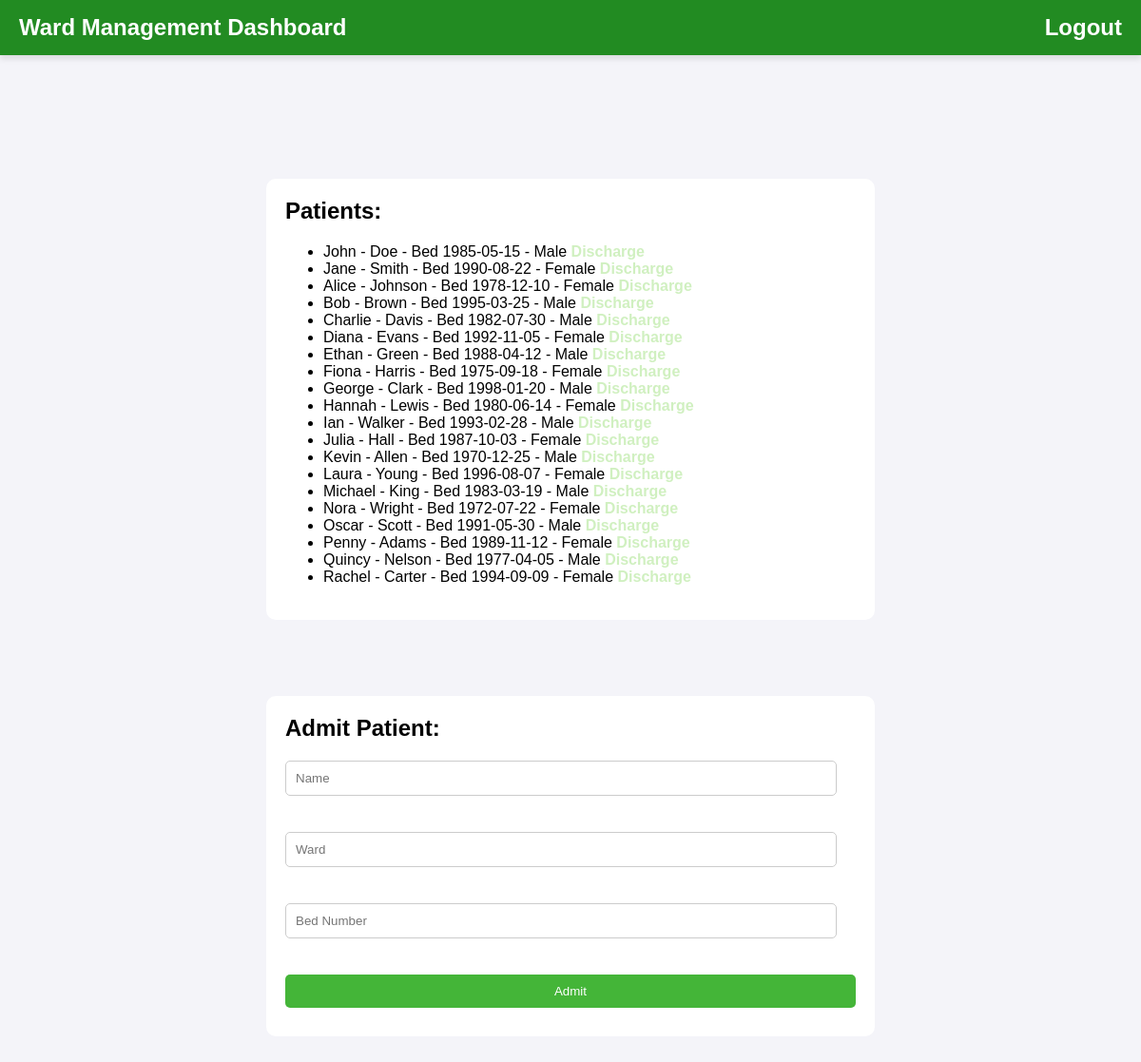
/dashboard, run on the app's committed database.
### tables this page shows
CREATE TABLE "Patients" (
	"PatientID"	INTEGER,
	"FirstName"	TEXT NOT NULL,
	"LastName"	TEXT NOT NULL,
	"DateOfBirth"	DATE NOT NULL,
	"Gender"	INTEGER CHECK("Gender" IN ('Male', 'Female', 'Other')),
	"ContactNumber"	INTEGER,
	"EmergencyContact"	INTEGER,
	"Address"	TEXT,
	PRIMARY KEY("PatientID" AUTOINCREMENT)
);

### app.py (the view)
@app.route('/dashboard')
def dashboard():
    patients = query_db('SELECT * FROM patients')
    return render_template('dashboard.html', patients=patients)

### app.py (called while the page is built)
def query_db(query, args=(), one=False):
    with sqlite3.connect(DB_PATH) as conn:
        cur = conn.execute(query, args)
        rv = cur.fetchall()
        return (rv[0] if rv else None) if one else rv

### templates/dashboard.html (shortened to what this page needs)
<!DOCTYPE html>
<html>
<head>
</head>
<body>
<header>
  <div class="page-title">Ward Management Dashboard</div>
<a href="/logout" class="button" style="float: right; color: white;">Logout</a>
</header>
<div class="main-container">
<div class="form-container">
<h2>Patients:</h2>
<ul>
  {% for patient in patients %}
  <li>{{ patient[1] }} - {{ patient[2] }} - Bed {{ patient[3] }} - {{ patient[4] }}
    <a href="/discharge/{{ patient[0] }}">Discharge</a>
  </li>
  {% endfor %}
</ul>
</div>
<div class="form-container">
<h2>Admit Patient:</h2>
<form method="POST" action="/admit">
  <input type="text" name="name" placeholder="Name" required><br>
  <input type="text" name="ward" placeholder="Ward" required><br>
  <input type="number" name="bed" placeholder="Bed Number" required><br>
  <button type="submit">Admit</button>
</form>
</div>
</div>
</body>
</html>

### templates/dashboard.html (style rules this page uses)
body { font-family: Arial, Helvetica, sans-serif; margin: 0; padding: 0; background-color: #f4f4f9; }
header { background-color: forestgreen; color: white; padding: 15px 20px; display: flex; justify-content: space-between; align-items: center; font-size: 24px; font-weight: bold; box-shadow: 0 4px 6px rgba(0, 0, 0, 0.1); }
h2 { margin-top: 0; }
.form-container { background: white; margin: 30px auto; padding: 20px; border-radius: 10px; max-width: 600px; width: 100%; }
.main-container { display: flex; flex-direction: column; gap: 20px; align-items: center; margin-top: 100px; }
input[type=text], input[type=number] { width: calc(100% - 20px); padding: 10px; margin: 10px 0; display: block; border: 1px solid #ccc; border-radius: 5px; box-sizing: border-box; }
button { background-color: #30AD23; color: white; padding: 10px; margin: 10px 0; border: none; border-radius: 5px; cursor: pointer; width: 100%; opacity: 0.9; }
a { color: #D0F0C0; text-decoration: none; font-weight: bold; }

### data on the page
Patients: FirstName "John", LastName "Doe", DateOfBirth "1985-05-15", Gender "Male"
Patients: FirstName "Jane", LastName "Smith", DateOfBirth "1990-08-22", Gender "Female"
Patients: FirstName "Alice", LastName "Johnson", DateOfBirth "1978-12-10", Gender "Female"
Patients: FirstName "Bob", LastName "Brown", DateOfBirth "1995-03-25", Gender "Male"
Patients: FirstName "Charlie", LastName "Davis", DateOfBirth "1982-07-30", Gender "Male"
Patients: FirstName "Diana", LastName "Evans", DateOfBirth "1992-11-05", Gender "Female"
Patients: FirstName "Ethan", LastName "Green", DateOfBirth "1988-04-12", Gender "Male"
Patients: FirstName "Fiona", LastName "Harris", DateOfBirth "1975-09-18", Gender "Female"
Patients: FirstName "George", LastName "Clark", DateOfBirth "1998-01-20", Gender "Male"
Patients: FirstName "Hannah", LastName "Lewis", DateOfBirth "1980-06-14", Gender "Female"
Patients: FirstName "Ian", LastName "Walker", DateOfBirth "1993-02-28", Gender "Male"
Patients: FirstName "Julia", LastName "Hall", DateOfBirth "1987-10-03", Gender "Female"
Patients: FirstName "Kevin", LastName "Allen", DateOfBirth "1970-12-25", Gender "Male"
Patients: FirstName "Laura", LastName "Young", DateOfBirth "1996-08-07", Gender "Female"
Patients: FirstName "Michael", LastName "King", DateOfBirth "1983-03-19", Gender "Male"
Patients: FirstName "Nora", LastName "Wright", DateOfBirth "1972-07-22", Gender "Female"
Patients: FirstName "Oscar", LastName "Scott", DateOfBirth "1991-05-30", Gender "Male"
Patients: FirstName "Penny", LastName "Adams", DateOfBirth "1989-11-12", Gender "Female"
Patients: FirstName "Quincy", LastName "Nelson", DateOfBirth "1977-04-05", Gender "Male"
Patients: FirstName "Rachel", LastName "Carter", DateOfBirth "1994-09-09", Gender "Female"
